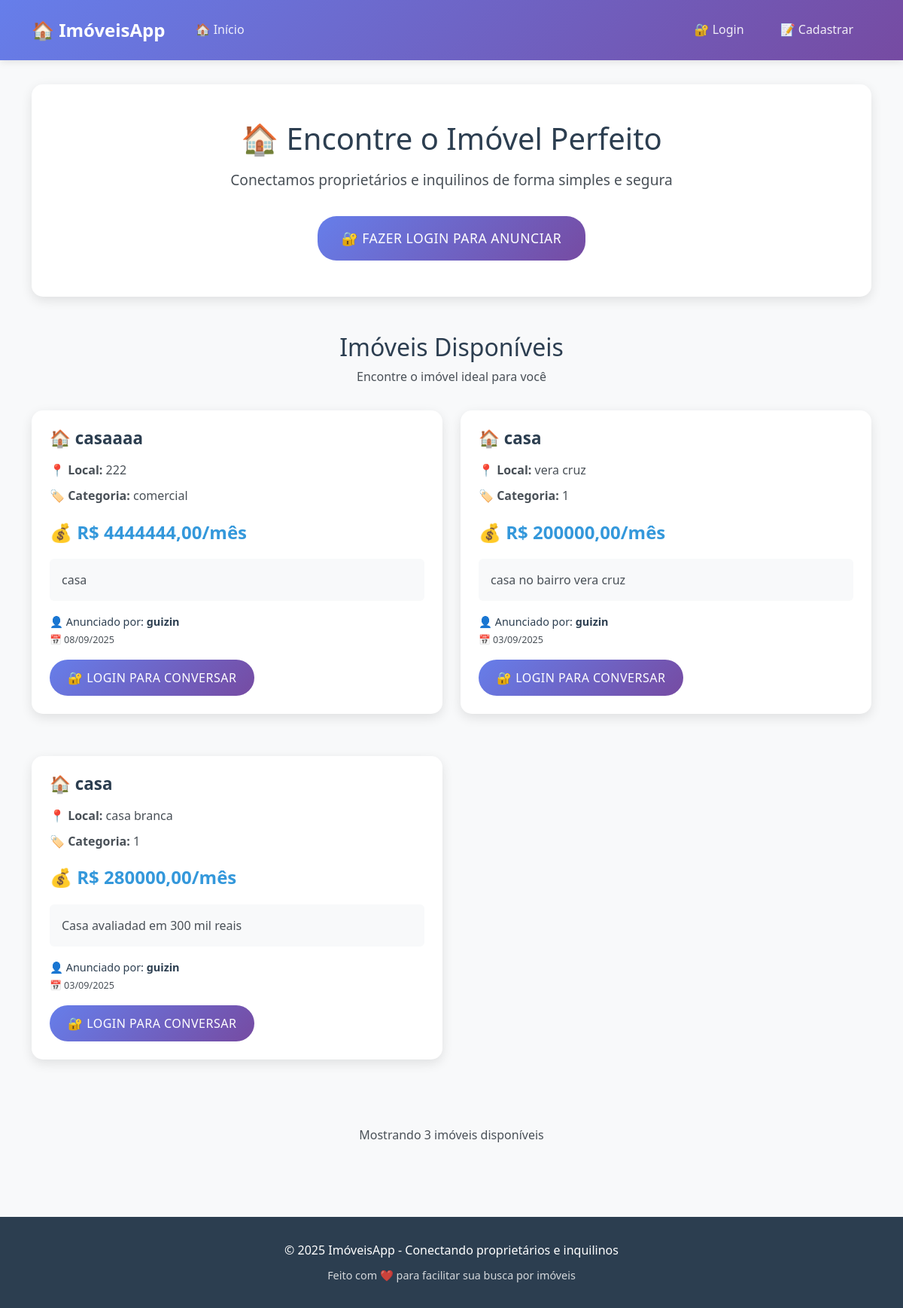
/, run on an earlier commit of the app's database.
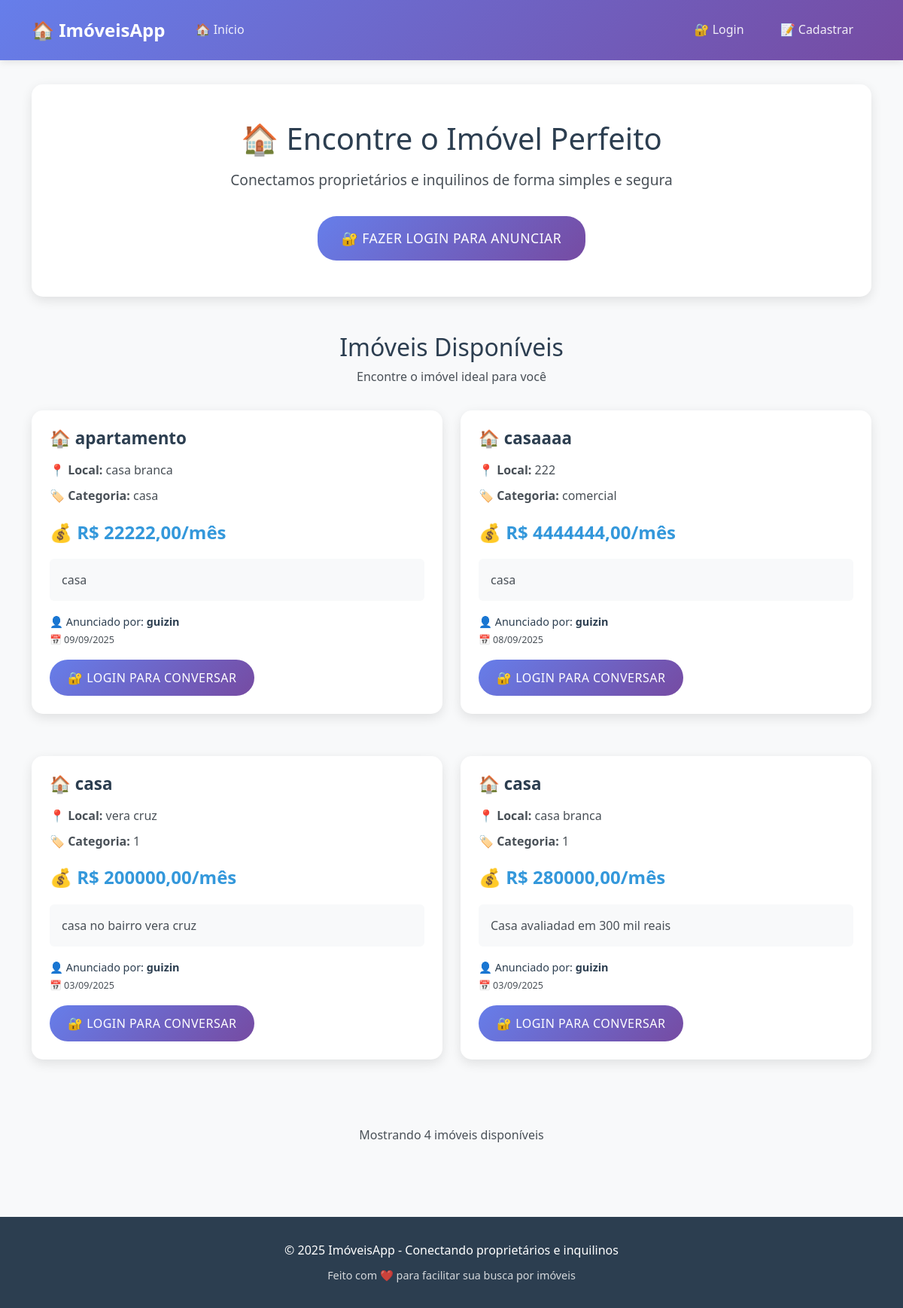
And on a later commit of the database.
### ads/models.py (models this page shows, shortened)
class WantedAd(models.Model):
       title = models.CharField(max_length=200, verbose_name="Título do Anúncio")
       description = models.TextField(verbose_name="Descrição")
       reward = models.DecimalField(max_digits=10, decimal_places=2, verbose_name="Recompensa", blank=True, null=True)
       category = models.CharField(max_length=100, verbose_name="Categoria", blank=True, null=True)
       location = models.CharField(max_length=200, verbose_name="Localização", blank=True, null=True)
       price = models.DecimalField(max_digits=10, decimal_places=2, verbose_name="Preço", blank=True, null=True)
       created_by = models.ForeignKey(User, on_delete=models.CASCADE, verbose_name="Criado por")
       created_at = models.DateTimeField(auto_now_add=True, verbose_name="Data de Criação")
       updated_at = models.DateTimeField(auto_now=True, verbose_name="Data de Atualização")
       is_active = models.BooleanField(default=True, verbose_name="Ativo")
       class Meta:
           verbose_name = "Anúncio de Procurado"
           verbose_name_plural = "Anúncios de Procurados"

### ads/views.py (the view)
# urls.py: path('', views.index, name='index'),
def index(request):
    ads = WantedAd.objects.filter(is_active=True).order_by('-created_at')
    return render(request, 'index.html', {'ads': ads})

### templates/index.html (shortened to what the changed rows need)
{% extends 'base.html' %}
{% block content %}
<div class="card" style="text-align: center; margin-bottom: 3rem;">
    <div class="card-body" style="padding: 3rem;">
        <h1 style="color: var(--cor-destaque); font-size: 2.5rem; margin-bottom: 1rem;">
            🏠 Encontre o Imóvel Perfeito
        </h1>
    </div>
</div>
<div style="text-align: center; margin-bottom: 2rem;">
    <h2 style="color: var(--cor-destaque); font-size: 2rem;">
        Imóveis Disponíveis
    </h2>
</div>
{% if ads %}
    <div class="row">
        {% for ad in ads %}
        <div class="col-md-6">
            <div class="card" style="position: relative;">
                <div class="card-body">
                    <h3 class="card-title" style="color: var(--cor-destaque); font-size: 1.4rem;">
                        🏠 {{ ad.title }}
                    </h3>
                    <div style="margin-bottom: 1rem;">
                        <p style="margin: 0.5rem 0; color: var(--cor-texto);">
                            <strong>📍 Local:</strong> {{ ad.location }}
                        </p>
                        <p style="margin: 0.5rem 0; color: var(--cor-texto);">
                            <strong>🏷️ Categoria:</strong> {{ ad.category }}
                        </p>
                        <div style="font-size: 1.5rem; font-weight: bold; color: var(--cor-link); margin: 1rem 0;">
                            💰 R$ {{ ad.price }}/mês
                        </div>
                    </div>
                    <div style="background: var(--cor-primaria); padding: 1rem; border-radius: 6px; margin-bottom: 1rem;">
                        <p style="margin: 0; color: var(--cor-texto); line-height: 1.5;">
                            {{ ad.description|truncatewords:25 }}
                        </p>
                    </div>
                    <p style="font-size: 0.9rem; color: var(--cor-destaque); margin-bottom: 1rem;">
                        👤 Anunciado por: <strong>{{ ad.created_by.get_full_name|default:ad.created_by.username }}</strong>
                        <br>
                        <small style="color: var(--cor-texto);">📅 {{ ad.created_at|date:"d/m/Y" }}</small>
                    </p>
                    <div style="display: flex; gap: 0.5rem; flex-wrap: wrap;">
                        {% if ad.created_by == request.user %}
                            <a href="{% url 'edit_ad' ad.id %}" class="btn btn-secondary">
                                ✏️ Editar
                            </a>
                            <a href="{% url 'delete_ad' ad.id %}" class="btn btn-danger">
                                🗑️ Excluir
                            </a>
                            <a href="{% url 'my_chats' %}" class="btn btn-primary" style="background: var(--cor-alerta);">
                                💬 Ver Interessados
                            </a>
                        {% else %}
                            {% if user.is_authenticated %}
                                <a href="{% url 'start_chat' ad.id %}" class="btn btn-primary" style="background: var(--cor-link);">
                                    💬 Conversar
                                </a>
                                <button class="btn btn-secondary" onclick="showContactInfo('{{ ad.created_by.username }}', '{{ ad.title }}')">
                                    📞 Ver Contato
                                </button>
                                <button class="btn btn-secondary" onclick="addToFavorites({{ ad.id }}, '{{ ad.title }}')" style="background: var(--cor-sucesso);">
                                    ❤️ Favoritar
                                </button>
                            {% else %}
                                <a href="{% url 'login' %}" class="btn btn-primary">
                                    🔐 Login para Conversar
                                </a>
                            {% endif %}
                        {% endif %}
                    </div>
                </div>
            </div>
        </div>
        {% endfor %}
    </div>
    <div style="text-align: center; margin-top: 2rem;">
        <p style="color: var(--cor-texto);">
            Mostrando {{ ads|length }} imóve{{ ads|length|pluralize:"l,is" }} disponíve{{ ads|length|pluralize:"l,is" }}
        </p>
    </div>
{% endif %}
{% endblock %}

What changed in the data, as far as the page shows it:
added WantedAd: title "apartamento", location "casa branca", category "casa", price "22222,00", description "casa", created_by.get_full_name "guizin", created_at "09/09/2025", shows "🔐 LOGIN PARA CONVERSAR"
Also different on the page:
{{ ads|length }}: "3" → "4"
